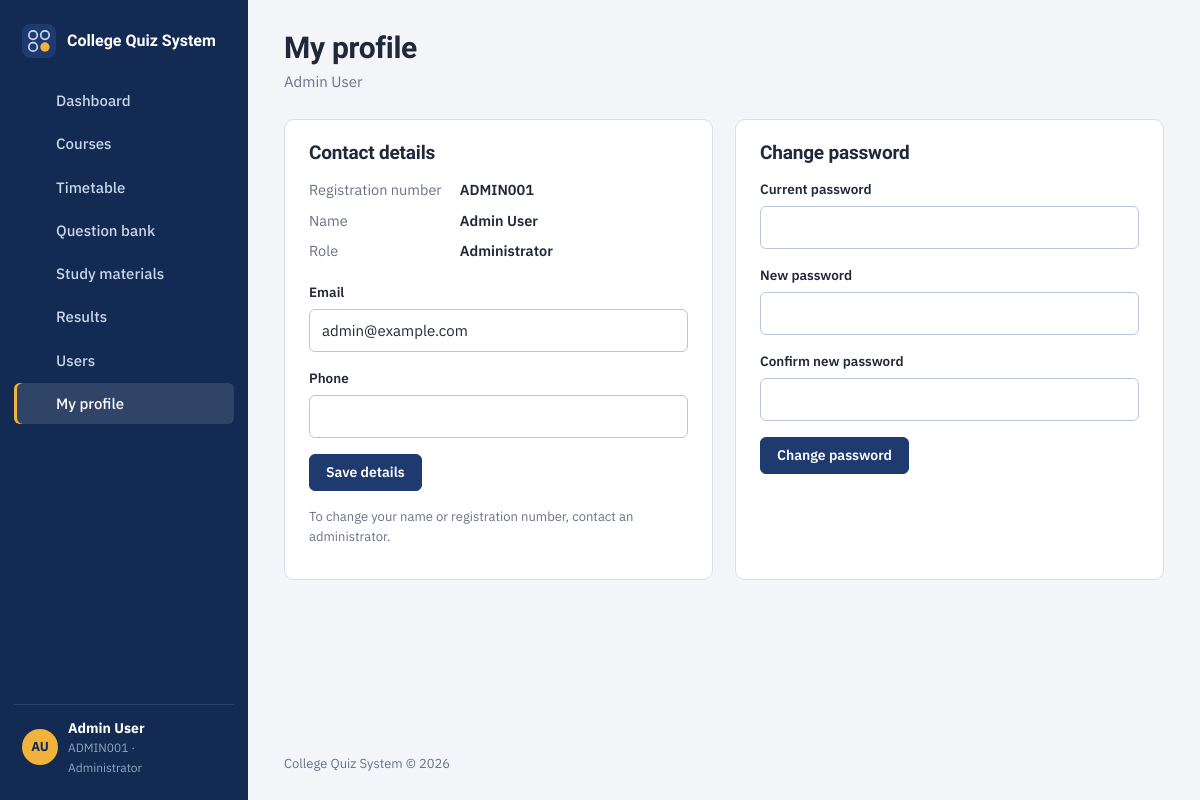
The app's page /profile.php (signed in) with its own data.
### tables this page shows
CREATE TABLE `users` (
  `id`            INT UNSIGNED NOT NULL AUTO_INCREMENT,
  `reg_number`    VARCHAR(50)  NOT NULL,
  `first_name`    VARCHAR(80)  NOT NULL,
  `last_name`     VARCHAR(80)  NOT NULL,
  `email`         VARCHAR(150) NOT NULL DEFAULT '',
  `phone`         VARCHAR(30)  NOT NULL DEFAULT '',
  `role`          ENUM('admin','student') NOT NULL DEFAULT 'student',
  `password_hash` VARCHAR(255) NOT NULL,
  `created_at`    DATETIME     NOT NULL DEFAULT CURRENT_TIMESTAMP,
  PRIMARY KEY (`id`),
  UNIQUE KEY `uq_users_reg` (`reg_number`)
);

### includes/init.php (called while the page is built, shortened)
<?php
function db(): PDO
{
    static $pdo = null;
    $env = $GLOBALS['env'];
    $dsn = sprintf('mysql:host=%s;dbname=%s;charset=utf8mb4', $env['db_host'], $env['db_name']);
    try {
        $pdo = new PDO($dsn, $env['db_user'], $env['db_pass'], [
            PDO::ATTR_ERRMODE            => PDO::ERRMODE_EXCEPTION,
            PDO::ATTR_DEFAULT_FETCH_MODE => PDO::FETCH_ASSOC,
            PDO::ATTR_EMULATE_PREPARES   => false,
        ]);
        $pdo->exec("SET time_zone = '" . date('P') . "'");
    } catch (PDOException $ex) {
        http_response_code(500);
        $detail = !empty($env['debug']) ? '<p><code>' . e($ex->getMessage()) . '</code></p>' : '';
        exit('<!doctype html><meta charset="utf-8"><title>Database unavailable</title>'
            . '<div style="font-family:system-ui;max-width:560px;margin:15vh auto;padding:0 16px">'
            . '<h1 style="font-size:22px">Can\'t reach the database</h1>'
            . '<p>Check the database settings in <b>config.php</b> and make sure <b>database.sql</b> has been imported.</p>'
            . $detail . '</div>');
    }
    return $pdo;
}
function q(string $sql, array $params = []): PDOStatement
{
    $stmt = db()->prepare($sql);
    $stmt->execute($params);
    return $stmt;
}
function e($value): string
{
    return htmlspecialchars((string) $value, ENT_QUOTES | ENT_SUBSTITUTE, 'UTF-8');
}
function app_name(): string
{
    return $GLOBALS['config']['app_name'] ?? 'College Quiz System';
}
function current_user(): ?array
{
    static $user = false;
    if ($user !== false) return $user;
    $id = $_SESSION['user_id'] ?? null;
    $row = q('SELECT id, reg_number, first_name, last_name, email, phone, role FROM users WHERE id = ?', [$id])->fetch();
    return $user = $row;
}
function require_login(): array
{
    $u = current_user();
    return $u;
}
require __DIR__ . '/layout.php';

### profile.php (the view, shortened to what this page needs)
<?php
require __DIR__ . '/includes/init.php';
$u = require_login();
layout_start('My profile', 'profile', $u['first_name'] . ' ' . $u['last_name']);
?>
<div class="grid-2">
  <section class="panel">
    <div class="panel-head"><h2>Contact details</h2></div>
    <dl class="kv">
      <dt>Registration number</dt><dd><?= e($u['reg_number']) ?></dd>
      <dt>Name</dt><dd><?= e($u['first_name'] . ' ' . $u['last_name']) ?></dd>
      <dt>Role</dt><dd><?= $u['role'] === 'admin' ? 'Administrator' : 'Student' ?></dd>
    </dl>
    <form method="post" class="stack">
      <label class="field"><span>Email</span><input type="email" name="email" value="<?= e($_POST['email'] ?? $u['email']) ?>" maxlength="150"></label>
      <label class="field"><span>Phone</span><input name="phone" value="<?= e($_POST['phone'] ?? $u['phone']) ?>" maxlength="30"></label>
      <div class="form-actions"><button class="btn btn-primary" type="submit">Save details</button></div>
    </form>
    <p class="hint">To change your name or registration number, contact an administrator.</p>
  </section>
  <section class="panel">
    <div class="panel-head"><h2>Change password</h2></div>
    <form method="post" class="stack">
      <label class="field"><span>Current password</span><input type="password" name="current" autocomplete="current-password" required></label>
      <label class="field"><span>New password</span><input type="password" name="new" minlength="6" autocomplete="new-password" required></label>
      <label class="field"><span>Confirm new password</span><input type="password" name="confirm" minlength="6" autocomplete="new-password" required></label>
      <div class="form-actions"><button class="btn btn-primary" type="submit">Change password</button></div>
    </form>
  </section>
</div>
<?php
layout_end();

### includes/layout.php (shortened to what this page needs)
<?php
function icon(string $name): string
{
    $p = [
        'home'     => '<path d="M3 11l9-7 9 7"/><path d="M5 10v10h14V10"/>',
        'book'     => '<path d="M4 5a2 2 0 012-2h13v16H6a2 2 0 00-2 2z"/><path d="M4 19V5"/>',
        'calendar' => '<rect x="3" y="5" width="18" height="16" rx="2"/><path d="M3 10h18M8 3v4M16 3v4"/>',
        'file'     => '<path d="M14 3H6v18h12V7z"/><path d="M14 3v4h4"/>',
        'quiz'     => '<circle cx="7" cy="7" r="3"/><circle cx="17" cy="7" r="3"/><circle cx="7" cy="17" r="3"/><circle cx="17" cy="17" r="3" fill="currentColor"/>',
        'chart'    => '<path d="M4 20V10M10 20V4M16 20v-7M22 20H2"/>',
        'users'    => '<circle cx="9" cy="8" r="3.5"/><path d="M2.5 20a6.5 6.5 0 0113 0"/><path d="M16 4.5a3.5 3.5 0 010 7M18 14a6 6 0 013.5 6"/>',
        'user'     => '<circle cx="12" cy="8" r="4"/><path d="M4 21a8 8 0 0116 0"/>',
        'list'     => '<path d="M9 6h12M9 12h12M9 18h12"/><circle cx="4" cy="6" r="1.2"/><circle cx="4" cy="12" r="1.2"/><circle cx="4" cy="18" r="1.2"/>',
        'logout'   => '<path d="M15 4h4v16h-4"/><path d="M10 8l-4 4 4 4M6 12h10"/>',
        'plus'     => '<path d="M12 5v14M5 12h14"/>',
        'download' => '<path d="M12 4v11M7 10l5 5 5-5M5 20h14"/>',
        'trash'    => '<path d="M4 7h16M9 7V4h6v3M6 7l1 13h10l1-13"/>',
        'edit'     => '<path d="M4 20h4L19 9l-4-4L4 16z"/>',
        'clock'    => '<circle cx="12" cy="12" r="9"/><path d="M12 7v5l3 2"/>',
        'menu'     => '<path d="M4 7h16M4 12h16M4 17h16"/>',
        'check'    => '<path d="M5 12l5 5 9-10"/>',
        'x'        => '<path d="M6 6l12 12M18 6L6 18"/>',
        'eye'      => '<path d="M2 12s4-7 10-7 10 7 10 7-4 7-10 7S2 12 2 12z"/><circle cx="12" cy="12" r="3"/>',
    ];
    return '<svg class="icon" viewBox="0 0 24 24" fill="none" stroke="currentColor" stroke-width="1.8" stroke-linecap="round" stroke-linejoin="round" aria-hidden="true">'
        . ($p[$name] ?? '') . '</svg>';
}
function nav_items(string $role): array
{
    if ($role === 'admin') {
        return [
            'dashboard' => ['Dashboard', 'dashboard.php', 'home'],
            'courses'   => ['Courses', 'courses.php', 'book'],
            'timetable' => ['Timetable', 'timetable.php', 'calendar'],
            'questions' => ['Question bank', 'questions.php', 'list'],
            'materials' => ['Study materials', 'materials.php', 'file'],
            'results'   => ['Results', 'results.php', 'chart'],
            'users'     => ['Users', 'users.php', 'users'],
            'profile'   => ['My profile', 'profile.php', 'user'],
        ];
    }
    return [
        'dashboard' => ['Dashboard', 'dashboard.php', 'home'],
        'quizzes'   => ['Quizzes', 'quizzes.php', 'quiz'],
        'results'   => ['My results', 'results.php', 'chart'],
        'courses'   => ['Courses', 'courses.php', 'book'],
        'timetable' => ['Timetable', 'timetable.php', 'calendar'],
        'materials' => ['Study materials', 'materials.php', 'file'],
        'profile'   => ['My profile', 'profile.php', 'user'],
    ];
}
function page_head(string $title, string $bodyClass = ''): void
{
    ?><!doctype html>
<html lang="en">
<head>
  <link rel="stylesheet" href="assets/css/app.css?v=1">
</head>
<body class="<?= e($bodyClass) ?>">
<?php
}
function layout_start(string $title, string $active, string $subtitle = ''): void
{
    $u = require_login();
    page_head($title);
    $initials = strtoupper(mb_substr($u['first_name'], 0, 1) . mb_substr($u['last_name'], 0, 1));
    ?>
<div class="shell">
  <aside class="sidebar" id="sidebar">
    <a class="brand" href="dashboard.php">
      <img src="assets/img/logo.svg" alt="" width="34" height="34">
      <span><?= e(app_name()) ?></span>
    </a>
    <nav class="nav" aria-label="Main">
      <?php foreach (nav_items($u['role']) as $key => [$label, $href, $ic]): ?>
        <a href="<?= e($href) ?>" class="<?= $key === $active ? 'is-active' : '' ?>"<?= $key === $active ? ' aria-current="page"' : '' ?>>
          <?= icon($ic) ?><span><?= e($label) ?></span>
        </a>
      <?php endforeach; ?>
    </nav>
    <div class="me">
      <span class="avatar"><?= e($initials) ?></span>
      <span class="me-text">
        <b><?= e($u['first_name'] . ' ' . $u['last_name']) ?></b>
        <small><?= e($u['reg_number']) ?> · <?= $u['role'] === 'admin' ? 'Administrator' : 'Student' ?></small>
      </span>
      <a class="icon-btn" href="logout.php" title="Sign out" aria-label="Sign out"><?= icon('logout') ?></a>
    </div>
  </aside>
  <main class="main">
    <header class="topbar">
      <div>
        <h1><?= e($title) ?></h1>
        <?php if ($subtitle): ?><p class="subtitle"><?= e($subtitle) ?></p><?php endif; ?>
      </div>
    </header>
    <div class="content">
<?php
}
function layout_end(): void
{
    ?>
    </div>
    <footer class="foot"><?= e(app_name()) ?> &copy; <?= date('Y') ?></footer>
  </main>
</div>
</body>
</html>
<?php
}

### records on screen
users: initials "AU", first_name+last_name "Admin User", reg_number "ADMIN001", email "admin@example.com"

### other values on screen
app_name() "College Quiz System"
$label "Dashboard"
$label "Courses"
$label "Timetable"
$label "Question bank"
$label "Study materials"
$label "Results"
$label "Users"
$label "My profile"
$title "My profile"
$subtitle "Admin User"
